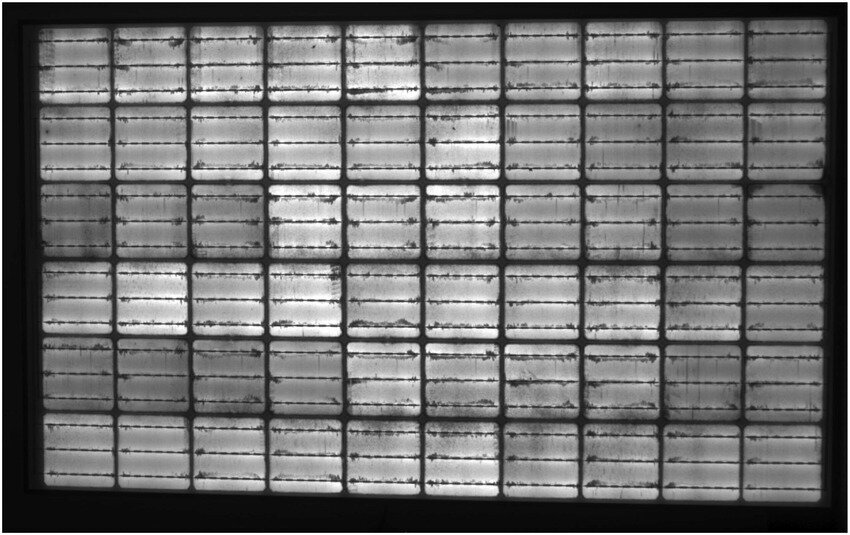
#> input picture data/input/image1.jpg, 850 x 535 px, found by its file name; its folder holds only this picture in this run
$ python ELprocessing.py
#> lines starting #> are read from the running program, lines starting #| are printed output that depends on the picture; after the words box and inside, x2 and y2 are one past the last pixel; in counts of white or black regions, pixels touching at a corner belong together
### src/util.py
import re

from UserInput import *

import os as os
from os import path
import cv2
import numpy as np
import statistics as stats


def create_output_folder(image_file_src):
    # Create output folder
    if not path.exists(image_folder + 'output/'):
        os.mkdir(image_folder + 'output/')
        print("Directory output created")

    folder_path_img = image_folder + 'output/' + image_file_src + '/'

    if not path.exists(folder_path_img):
        os.mkdir(folder_path_img)
        print("Directory created " + folder_path_img)


def read_img_list():
    if not path.exists(image_folder + 'input/'):
        print("Directory not exist!")
        return None

    img_list = [f.replace(file_extension, '') for f in os.listdir(image_folder + 'input/') if f.endswith(file_extension)]

    return img_list


def pre_process_img(img):
    # Rotate and resize
    if img.shape[0] > img.shape[1]:
        img = cv2.rotate(img, cv2.cv2.ROTATE_90_CLOCKWISE)
    img = cv2.resize(img, (WIDTH, HEIGHT), interpolation=cv2.INTER_AREA)

    # Grayscale
    gray = cv2.cvtColor(img, cv2.COLOR_BGR2GRAY)
    blur = cv2.blur(gray, (3, 3))  # blur the image
    ret, thresh = cv2.threshold(blur, 50, 250, cv2.THRESH_BINARY)

    # Finding contours for the thresholded image
    contours, hierarchy = cv2.findContours(thresh, cv2.RETR_TREE, cv2.CHAIN_APPROX_SIMPLE)

    # create hull array for convex hull points
    hull = []

    # calculate points for each contour
    for i in range(len(contours)):
        # creating convex hull object for each contour
        hull.append(cv2.convexHull(contours[i], False))

    # create an empty black image
    # drawing = np.zeros((thresh.shape[0], thresh.shape[1], 3), np.uint8)
    longestarray = -1
    position = -1

    for i in range(len(hull)):
        if len(hull[i]) > longestarray:
            longestarray = len(hull[i])
            position = i

    points = hull[position]

    mask = np.zeros(img.shape[0:2], dtype=np.uint8)
    cv2.drawContours(mask, [points], -1, (255, 255, 255), -1, cv2.LINE_AA)

    res = cv2.bitwise_and(img, img, mask=mask)

    # create the white background of the same size of original image
    wbg = np.ones_like(img, np.uint8) * 255
    cv2.bitwise_not(wbg, wbg, mask=mask)

    dst = wbg + res

    cnt = points
    canvas = dst
    epsilon = 0.02 * cv2.arcLength(cnt, True)
    approx_corners = cv2.approxPolyDP(cnt, epsilon, True)
    cv2.drawContours(canvas, approx_corners, -1, (255, 255, 0), 10)
    approx_corners = sorted(np.concatenate(approx_corners).tolist())

    if len(approx_corners) != 4:
        approx_corners = [(0, 0), (WIDTH, 0), (0, HEIGHT), (WIDTH, HEIGHT)]

    return [img, approx_corners]


def transform_img(src_img, approx_corners):
    new = {sum(a): i for i, a in enumerate(approx_corners)}

    indexes = [0, 1, 2, 3]
    lt = new[min(new.keys())]
    rb = new[max(new.keys())]
    indexes.remove(lt)
    indexes.remove(rb)

    if approx_corners[indexes[0]][0] > approx_corners[indexes[0]][1]:
        lb = approx_corners[indexes[0]]
        rt = approx_corners[indexes[1]]
    else:
        lb = approx_corners[indexes[1]]
        rt = approx_corners[indexes[0]]

    lt = approx_corners[lt]
    rb = approx_corners[rb]

    dst_corners = np.float32([(0, 0), (WIDTH, 0), (0, HEIGHT), (WIDTH, HEIGHT)])
    src_corners = np.float32([lt, lb, rt, rb])

    H = cv2.getPerspectiveTransform(src_corners, dst_corners)

    un_warped = cv2.warpPerspective(src_img, H, (WIDTH, HEIGHT), flags=cv2.INTER_LINEAR)

    # plt.subplot(121), plt.imshow(img), plt.title('Input')
    # plt.subplot(122), plt.imshow(un_warped), plt.title('Output')
    # plt.show()

    return un_warped


def process_contour(src_img):
    # Get contours
    thresh = cv2.adaptiveThreshold(src_img, 245, cv2.ADAPTIVE_THRESH_MEAN_C, cv2.THRESH_BINARY, 11,
                                   2)  # cv2.threshold(src_img,50,500,cv2.THRESH_BINARY)[1]
    kernel = cv2.getStructuringElement(cv2.MORPH_RECT, (1, 1))
    close = cv2.morphologyEx(thresh, cv2.MORPH_CLOSE, kernel, iterations=5)

    cnts = cv2.findContours(close, cv2.RETR_EXTERNAL, cv2.CHAIN_APPROX_SIMPLE)
    cnts = cnts[0] if len(cnts) == 2 else cnts[1]
    return cnts


def count_contour(src_img, cnts, min_area, max_area, exp_splices, mode):
    out_ROI, xx, yy, ww, hh = [], [], [], [], []
    w_ave = HEIGHT / exp_splices[0]
    h_ave = WIDTH / exp_splices[1]
    for c in cnts:
        area = cv2.contourArea(c)
        if area > min_area and area < max_area:
            # print(area)
            x, y, w, h = cv2.boundingRect(c)

            if mode == 'test': # or mode == 'train': #FIXX
                # interpolation of missing splices
                xx.append(x)
                yy.append(y)
                ww.append(w)
                hh.append(h)

            out_ROI.append(src_img[y:y + h, x:x + h])
            cv2.rectangle(src_img, (x, y), (x + w, y + h), (30, 255, 10), 2)

    return [out_ROI, src_img, xx, yy, ww, hh]


def cell_splice(src_un_warped, min_area, max_area, exp_splices, blur_type='gaussian', mode='train', blur_threshold=5,
                delta=10000):

    print("RUNNING CELL SPICING")
    # # cell_splice(un_warped, 3000, 10000, SPLICES, blur_type = 'gaussian', mode = 'test', blur_threshold = 5)
    no_splices = exp_splices[0] * exp_splices[1]

    while True:

        # Adjust blur_threshold
        if blur_threshold > 21 or blur_threshold < 1 or delta == 0:
            return [ROI, dst_un_warped, delta, blur_threshold]

        print("blur_threshold = " + str(blur_threshold))
        dst_un_warped = src_un_warped.copy()

        # Process image
        if blur_type == 'median':
            blur = cv2.medianBlur(dst_un_warped, blur_threshold)
        elif blur_type == 'box':
            blur = cv2.medianBlur(dst_un_warped, blur_threshold)
        else:
            blur = cv2.GaussianBlur(dst_un_warped, (5, blur_threshold), 0)

        sharpen_kernel = np.array([[-1, -1, -1], [-1, 9, -1], [-1, -1, -1]])
        sharpen = cv2.filter2D(blur, -1, sharpen_kernel)

        gray = cv2.cvtColor(sharpen, cv2.COLOR_BGR2GRAY)

        # Get contours
        process_cnts = process_contour(gray)

        # Count splices
        [ROI, dst_un_warped, xx, yy, ww, hh] = count_contour(dst_un_warped, process_cnts, min_area, max_area,
                                                             exp_splices, mode)


        # For test mode
        if mode == 'test':
            xx.reverse()
            yy.reverse()
            ww.reverse()
            hh.reverse()
            return [ROI, dst_un_warped, delta, blur_threshold, xx, yy, ww, hh]

        # Adjust blur_threshold
        prev_delta = delta
        delta = len(ROI) - no_splices

        print("delta: " + str(delta) + " " + str(prev_delta))

        if abs(delta) >= abs(prev_delta):  # and prev_delta*delta < 0:
            print("Optimized = " + str(prev_blur_threshold))
            print("Done")
            return [prev_ROI, prev_dst_un_warped, prev_delta, prev_blur_threshold]

        prev_blur_threshold = blur_threshold

        if delta > 0:
            print("Decrease")
            blur_threshold -= 2
        elif delta < 0:
            print("Increase")
            blur_threshold += 2

        prev_ROI = ROI.copy()
        prev_dst_un_warped = dst_un_warped.copy()


def train_cell_splicing(src_un_warped):
    blur_tp = 'gaussian'
    [_, _, dlt, blur_thres] = cell_splice(src_un_warped, MIN_CELL_AREA, MAX_CELL_AREA, SPLICES, blur_type=blur_tp,
                                          mode='train', blur_threshold=5)

    # delta not 0 yet, try the other type of blur
    if dlt != 0:
        [_, _, dlt2, blur_thres2] = cell_splice(src_un_warped, MIN_CELL_AREA, MAX_CELL_AREA, SPLICES, 'median',
                                                mode='train', blur_threshold=5)
        if abs(dlt2) < abs(dlt):
            blur_tp = 'median'
            blur_thres = blur_thres2

    [ROI_list, new_un_warped, dlt, blur_thres, xx, yy, ww, hh] = cell_splice(src_un_warped, MIN_CELL_AREA, MAX_CELL_AREA, SPLICES,
                                                                             blur_type=blur_tp, mode='test',
                                                                             blur_threshold=blur_thres)

    return [ROI_list, new_un_warped, dlt, blur_thres, xx, yy, ww, hh]


# [119 lines left out: functions sort_corners, get_ave_and_error, splice_missing_cells, not called in this run]


def draw_splices(src_img, xx, yy, ww, hh):
    out_ROI = []
    dst_img = src_img.copy()

    for c in range(0, len(xx)):
        out_ROI.append(src_img[yy[c]:yy[c] + hh[c], xx[c]:xx[c] + ww[c]])
        cv2.rectangle(dst_img, (xx[c], yy[c]), (xx[c] + ww[c], yy[c] + hh[c]), (30, 255, 10), 2)

    return [out_ROI, dst_img]


def save_splices(image_file_src, ROI_list, new_un_warped, proc_un_warped):
    folder_path = image_folder + 'output/' + image_file_src + '/'

    cv2.imwrite(folder_path + '{}_AFT_TRAIN.png'.format(image_file_src), new_un_warped)
    cv2.imwrite(folder_path + '{}_AFT_CLEAN.png'.format(image_file_src), proc_un_warped)

    image_number = 0
    for r in ROI_list:
        file_name = folder_path + '{}_ROI_{}.png'.format(image_file_src, image_number)
        cv2.imwrite(file_name, r)
        image_number += 1


def run_splicing_image(image_file_src):

    ################################################################################
    # Process Image
    ################################################################################

#> called with image_file_src = 'image1'
    print("**** PROCESSING " + image_file_src)

    # Import image
    img = cv2.imread(image_folder + 'input/' + image_file_src + file_extension)
#> img is the input picture: shape (535, 850, 3); min 0, max 255, mean 113.5

    # Remove background
    [img, approx_corners] = pre_process_img(img)
#> in pre_process_img, `ret, thresh = cv2.threshold(blur, 50, 250, cv2.THRESH_BINARY)`:
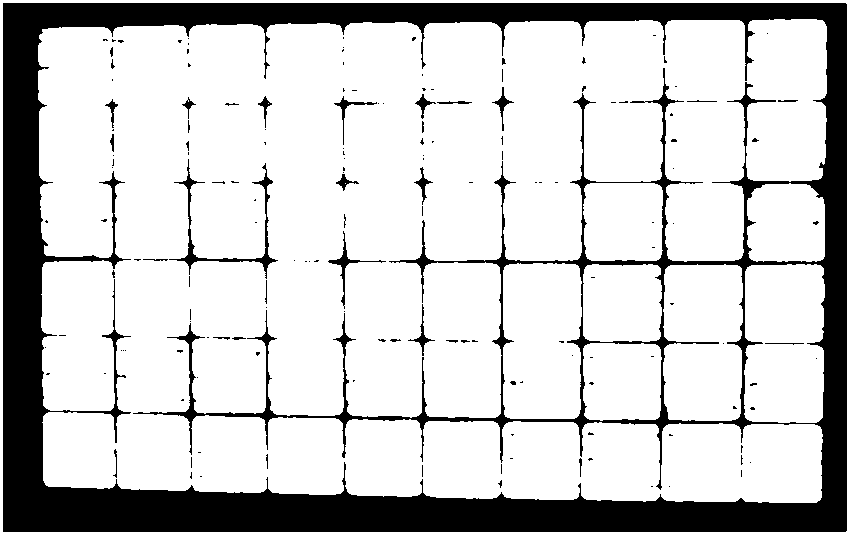
#> thresh: shape (535, 850); values 0 (black) and 250 (white), 79.2% white; 160 black regions (131 under 20 px)
#> in pre_process_img, `contours, hierarchy = cv2.findContours(thresh, cv2.RETR_TREE, cv2.CHAI..`: contours = 174 contours, 107 with area under 20; largest, box (x1, y1, x2, y2) and area: (0, 0, 850, 535) 453366, (2, 2, 848, 533) 447845, (38, 19, 827, 503) 292549, (744, 264, 825, 423) 11984, (503, 263, 582, 419) 11638
#> after the loop in pre_process_img, `for i in range(len(contours)):`: hull = 174 contours, 102 with area under 20; largest, box (x1, y1, x2, y2) and area: (0, 0, 850, 535) 453366, (2, 2, 848, 533) 447845, (38, 19, 827, 503) 371696, (744, 264, 825, 423) 12380, (663, 264, 743, 421) 12056
#> the loop in pre_process_img, `for i in range(len(hull)):` made 174 passes
#> longestarray on passes 1, 2, 3, 12, 23, 28: 4, 8, 22, 23, 24, 31
#> after the loop in pre_process_img, `for i in range(len(hull)):`: longestarray = 31; position = 27
#> in pre_process_img, `points = hull[position]`: points = contour of 31 points, box (x1, y1, x2, y2) (38, 19, 827, 503), area 371696
#> in pre_process_img, `cnt = points`: cnt has the same summary as points
#> in pre_process_img, `epsilon = 0.02 * cv2.arcLength(cnt, True)`: epsilon = 49.88
#> in pre_process_img, `approx_corners = cv2.approxPolyDP(cnt, epsilon, True)`: approx_corners = [[824, 22], [816, 502], [45, 484], [42, 29]]
#> in pre_process_img, `cv2.drawContours(canvas, approx_corners, -1, (255, 255, 0), 10)`:
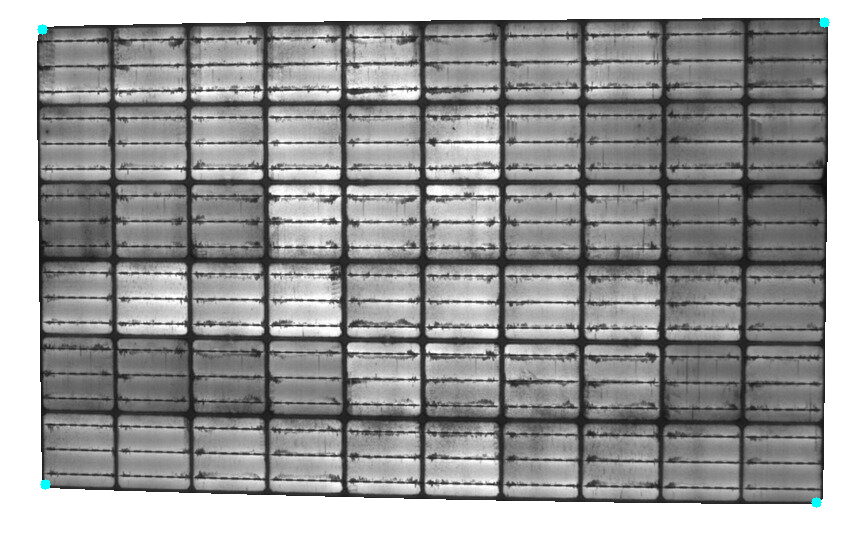
#> canvas: shape (535, 850, 3); mean of channels 0, 1, 2 152.5, 152.5, 152.3; drawn as B, G, R
#> in pre_process_img, `approx_corners = sorted(np.concatenate(approx_corners).tolist())`: approx_corners = [[42, 29], [45, 484], [816, 502], [824, 22]]
#> approx_corners = [[42, 29], [45, 484], [816, 502], [824, 22]]

    # Transform and flatten
    un_warped = transform_img(img, approx_corners)
#> in transform_img, `new = {sum(a): i for i, a in enumerate(approx_corners)}`: new = {71: 0, 529: 1, 1318: 2, 846: 3}
#> in transform_img, `lt = new[min(new.keys())]`: lt = 0
#> in transform_img, `rb = new[max(new.keys())]`: rb = 2
#> in transform_img, `lb = approx_corners[indexes[1]]`: lb = [824, 22]
#> in transform_img, `rt = approx_corners[indexes[0]]`: rt = [45, 484]
#> in transform_img, `lt = approx_corners[lt]`: lt = [42, 29]
#> in transform_img, `rb = approx_corners[rb]`: rb = [816, 502]
#> in transform_img, `src_corners = np.float32([lt, lb, rt, rb])`: src_corners = [[42, 29], [824, 22], [45, 484], [816, 502]]
#> in transform_img, `H = cv2.getPerspectiveTransform(src_corners, dst_corners)`: H = [[1.15, -0.00758, -48.07], [0.0104, 1.16, -34.14], [7.09e-05, -3.03e-05, 1]]

    # Train and splice each cell
    [ROI_list, new_un_warped, _, _, xx, yy, ww, hh] = train_cell_splicing(un_warped)
#> the loop in cell_splice, `while True:` made 7 passes
#> (prev_delta, delta) on passes 2 to 6: (-19, -9), (-9, -8), (-8, -5), (-5, -1), (-1, 0)
#> (printed output is left out)
#> pass 1, in process_contour, `thresh = cv2.adaptiveThreshold(src_img, 245, cv2.ADAPTIVE_THRESH_MEAN_..`:
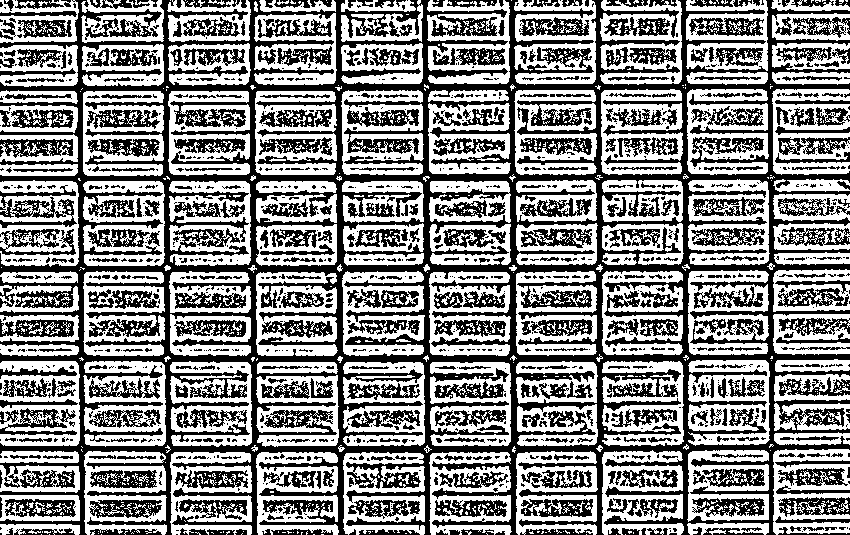
#> thresh: shape (535, 850); values 0 (black) and 245 (white), 53.6% white; 1336 black regions (854 under 20 px), largest, box (x1, y1, x2, y2) and area: (0, 0, 850, 535) 117655, (0, 185, 77, 228) 1312, (0, 229, 76, 255) 907
#> after the loop in cell_splice, `while True:`:
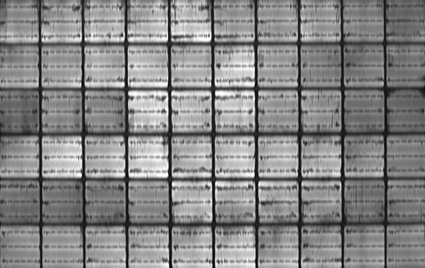
#> gray: shape (535, 850) (shown at 1/2 size); min 0, max 255, mean 133.2
#> after the loop in cell_splice, `while True:`: blur_threshold = 15
#> in train_cell_splicing, `[_, _, dlt, blur_thres] = cell_splice(src_un_warped, MIN_CELL_AREA, MA..`: dlt = 0; blur_thres = 15
#> the loop in cell_splice, `while True:` made 1 pass
#> kernel in process_contour on pass 1: [1]
#> (printed output is left out)
#> pass 1, in process_contour (call 7), `thresh = cv2.adaptiveThreshold(src_img, 245, cv2.ADAPTIVE_THRESH_MEAN_..`:
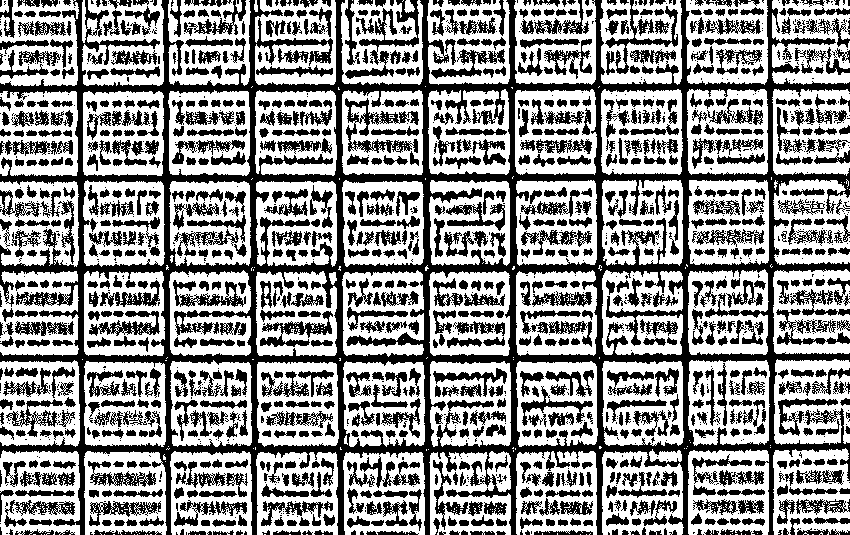
#> thresh: shape (535, 850); values 0 (black) and 245 (white), 57.2% white; 1680 black regions (750 under 20 px), largest, box (x1, y1, x2, y2) and area: (0, 0, 850, 535) 72311, (345, 0, 419, 79) 1387, (345, 98, 419, 153) 1352
#> in train_cell_splicing, `[ROI_list, new_un_warped, dlt, blur_thres, xx, yy, ww, hh] = cell_spli..`: ROI_list = 60 items; dlt = 10000; xx = 60 values, max 774 at index 40, min 0 at index 0, mean 385.6; yy = 60 values from 0 to 452; ww = 60 values, max 83 at index 2, min 76 at index 40, mean 80.98; hh = 60 values, max 87 at index 14, min 83 at index 58, mean 85.5
#> ROI_list = 60 items; yy = 60 values from 0 to 452

    # Interpolate missing cells
    if len(ROI_list) != SPLICES[0] * SPLICES[1]:
        [proc_xx, proc_yy, proc_ww, proc_hh] = splice_missing_cells(xx, yy, ww, hh)
    else:
        [proc_xx, proc_yy, proc_ww, proc_hh] = [xx, yy, ww, hh]
#> proc_xx has the same summary as xx in train_cell_splicing; proc_yy = 60 values from 0 to 452; proc_ww has the same summary as ww in train_cell_splicing; proc_hh has the same summary as hh in train_cell_splicing

    ################################################################################

    # Results
    proc_img = un_warped.copy()
    [proc_ROI_list, proc_un_warped] = draw_splices(proc_img, proc_xx, proc_yy, proc_ww, proc_hh)
#> the loop in draw_splices, `for c in range(0, len(xx)):` made 60 passes
#> after the loop in draw_splices, `for c in range(0, len(xx)):`: out_ROI = 60 items
#> proc_ROI_list = 60 items

    print("AFTER SPLICE TRAINING")
    print("Splices = " + str(len(ROI_list)))
#| Splices = 60
    print("AFTER CLEANING AND PROCESSING")
    print("Splices = " + str(len(proc_ROI_list)))
#| Splices = 60

    if verbose:
        save_splices(image_file_src, proc_ROI_list, new_un_warped, proc_un_warped)
#> the loop in save_splices, `for r in ROI_list:` made 60 passes
#> pass 1, in save_splices, `cv2.imwrite(file_name, r)`:
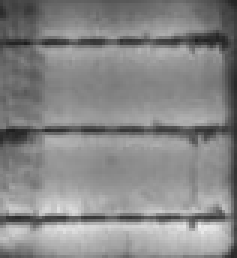
#> saved as image1_ROI_0.png: shape (86, 79, 3) (shown 3 times larger); min 30, max 239, mean 135.3
#> pass 2, in save_splices, `cv2.imwrite(file_name, r)`:
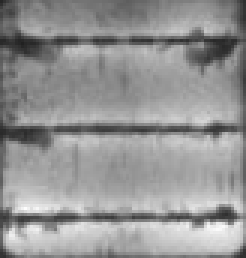
#> saved as image1_ROI_1.png: shape (86, 82, 3) (shown 3 times larger); min 33, max 253, mean 149.1
#> after the loop in save_splices, `for r in ROI_list:`: image_number = 60

### src/ELprocessing.py
from util import *

# # User's configurations can be specified at *UserInput.py*

img_list = read_img_list()  ## Run all images in input folder
# img_list = ['image4'] ## To test selected images in input folder

print("IMAGES TO PROCESS IS: ")
print(img_list)

for img in img_list:
    create_output_folder(img)
    run_splicing_image(img)

print("DONE!")
